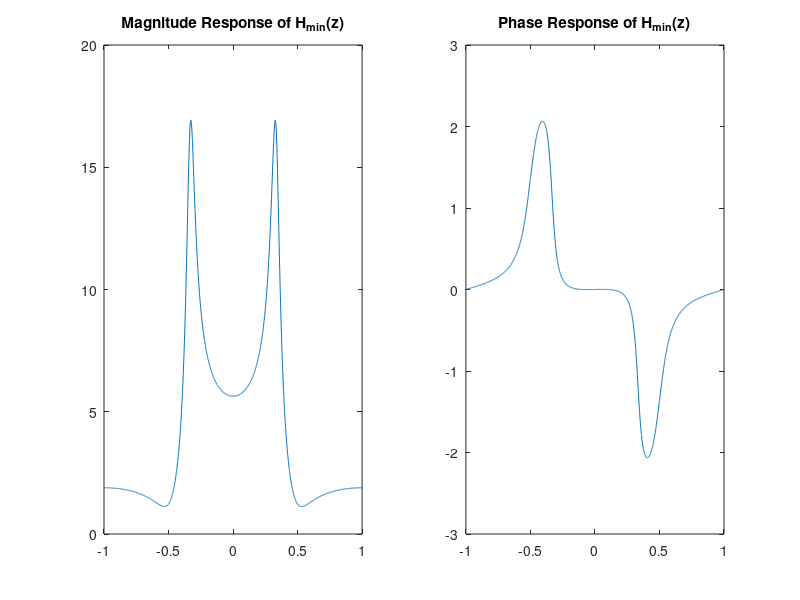

Here is the MATLAB script that generated this plot:
clc
clear all
close all
%%%%%%%%%%%%%%%%%%%%%%%%%%%%%%%%%%%%%%%%%%%%%%%%%%%%%%%%%%%%%%%%%%%%%%%%%%
% Use this to view the magnitude and phase response of a digital filter
% freqz([0.19], [1 0 0.81], n);
%%%%%%%%%%%%%%%%%%%%%%%%%%%%%%%%%%%%%%%%%%%%%%%%%%%%%%%%%%%%%%%%%%%%%%%%%%


% Problem #2 part b
% n = linspace(-pi, pi);
% [h, w] = freqz( [0.19], [1 0 0.81], n );
% plot( n/pi, abs(h) );
% title('Magnitude Plot with |b| = 0.19');


% Problem #2 part c
% n = linspace(-pi, pi, 200);
% [h, w] = freqz( [0.19], [1 0 0.81], n );
% plot( n/pi, angle(h), 'b' );
% title('Wrapped (Blue Line) and Unwrapped (Green dashes) Phase Response for part (b)');
% hold on
% plot( n/pi, unwrap(angle(h)), 'g--' );
% hold off


% Problem #2 part e
% n = 0:100;
% x = 2*cos(((pi/2).*n) + pi/3);
% y = filter([0.19], [1 0 0.81], x);
% stem(x, 'filled');
% hold on;
% stem(y, 'filled');
% title('Input x[n] Blue and Steady State Response y[n] Orange');


% Problem # 6 Part (b)
% n = -pi:pi/1000:pi;
% b = [1 6 15 20 15 6 1]; %numerator coefficient of transfer function H(z)=[(1+z^-1)/2]^6
% a = [64];               %denominator coefficient of transfer function H(z)
% [h,w] = freqz(b, a, n);
% plot(w/pi, unwrap(angle(h)));
% title('phase plot of H(z)=[(1+Z^{-1})/2]^6');


% Problem # 18 Part (a)
% n = -pi:pi/1000:pi;
% b = [2 0 3.125];
% a = [1 -0.9 0.81];
% [h, w] = freqz(b, a, n);
% subplot(1, 2, 1);
% plot( w/pi, (abs(h)) );
% title('Magnitude Response of H(z)');
% subplot(1, 2, 2);
% plot( w/pi, unwrap(angle(h)) );
% title('Phase Response of H(z)');


% Problem # 18 Part (b)
n = -pi:pi/1000:pi;
b = [3.125 0 2];
a = [1 -0.9 0.81];
[h, w] = freqz(b, a, n);
subplot(1, 2, 1);
plot( w/pi, (abs(h)) );
title('Magnitude Response of H_m_i_n(z)');
subplot(1, 2, 2);
plot( w/pi, unwrap(angle(h)) );
title('Phase Response of H_m_i_n(z)');







